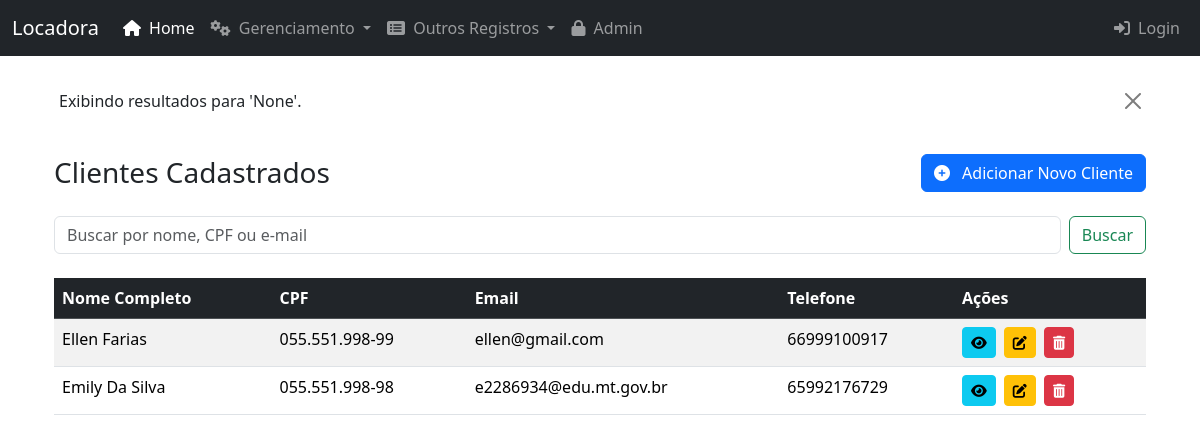
/clientes/, run on the app's committed database.
### core/models.py (models this page shows, shortened)
class Cliente(models.Model):
    id_cliente = models.AutoField(primary_key=True)
    nome = models.CharField(max_length=100)
    sobrenome = models.CharField(max_length=100)
    cpf = models.CharField(max_length=14, unique=True) # Formato "XXX.XXX.XXX-XX"
    data_nascimento = models.DateField(null=True, blank=True)
    email = models.EmailField(unique=True)
    telefone = models.CharField(max_length=20)
    endereco = models.CharField(max_length=255)
    num_cnh = models.CharField(max_length=20, unique=True, null=True, blank=True)
    data_val_cnh = models.DateField(null=True, blank=True)
    class Meta:
        verbose_name = "Cliente"
        verbose_name_plural = "Clientes"

### core/views.py (the view, shortened to what this page needs)
# urls.py: path('clientes/', views.lista_clientes, name='lista_clientes'),
def lista_clientes(request):
    query=request.GET.get('q')
    clientes = Cliente.objects.all().order_by('nome')
    messages.info(request, f"Exibindo resultados para '{query}'.")
    return render(request, 'core/lista_clientes.html', {'clientes': clientes})

### core/templates/core/lista_clientes.html (shortened to what this page needs)
{% extends 'base.html' %}
{% block content %}
    <div class="d-flex justify-content-between align-items-center mb-4">
        <h1 class="h3 mb-0">Clientes Cadastrados</h1>
        <a href="{% url 'adicionar_cliente' %}" class="btn btn-primary">
            <i class="fas fa-plus-circle me-2"></i> Adicionar Novo Cliente
        </a>
    </div>
    <div class="mb-4">
        <form class="d-flex" method="GET" action="{% url 'lista_clientes' %}">
            <input class="form-control me-2" type="search" placeholder="Buscar por nome, CPF ou e-mail" aria-label="Search" name="q" value="{{ query|default:'' }}">
            <button class="btn btn-outline-success" type="submit">Buscar</button>
        </form>
    </div>
    {% if clientes %}
        <div class="table-responsive">
            <table class="table table-hover table-striped">
                <thead class="table-dark">
                    <tr>
                        <th>Nome Completo</th>
                        <th>CPF</th>
                        <th>Email</th>
                        <th>Telefone</th>
                        <th>Ações</th>
                    </tr>
                </thead>
                <tbody>
                    {% for cliente in clientes %}
                    <tr>
                        <td>{{ cliente.nome }} {{ cliente.sobrenome }}</td>
                        <td>{{ cliente.cpf }}</td>
                        <td>{{ cliente.email }}</td>
                        <td>{{ cliente.telefone }}</td>
                        <td>
                            <a href="{% url 'detalhes_cliente' pk=cliente.pk %}" class="btn btn-info btn-sm me-1" title="Ver Detalhes">
                                <i class="fas fa-eye"></i>
                            </a>
                            <a href="{% url 'editar_cliente' pk=cliente.pk %}" class="btn btn-warning btn-sm me-1" title="Editar">
                                <i class="fas fa-edit"></i>
                            </a>
                            <a href="{% url 'excluir_cliente' pk=cliente.pk %}" class="btn btn-danger btn-sm" title="Excluir">
                                <i class="fas fa-trash-alt"></i>
                            </a>
                        </td>
                    </tr>
                    {% endfor %}
                </tbody>
            </table>
        </div>
    {% endif %}
{% endblock %}

### data on the page
Cliente: nome "Ellen", sobrenome "Farias", cpf "055.551.998-99", email "ellen@gmail.com", telefone "66999100917"
Cliente: nome "Emily", sobrenome "Da Silva", cpf "055.551.998-98", email "e2286934@edu.mt.gov.br", telefone "65992176729"

### other printed values
{{ message }} "Exibindo resultados para 'None'."
